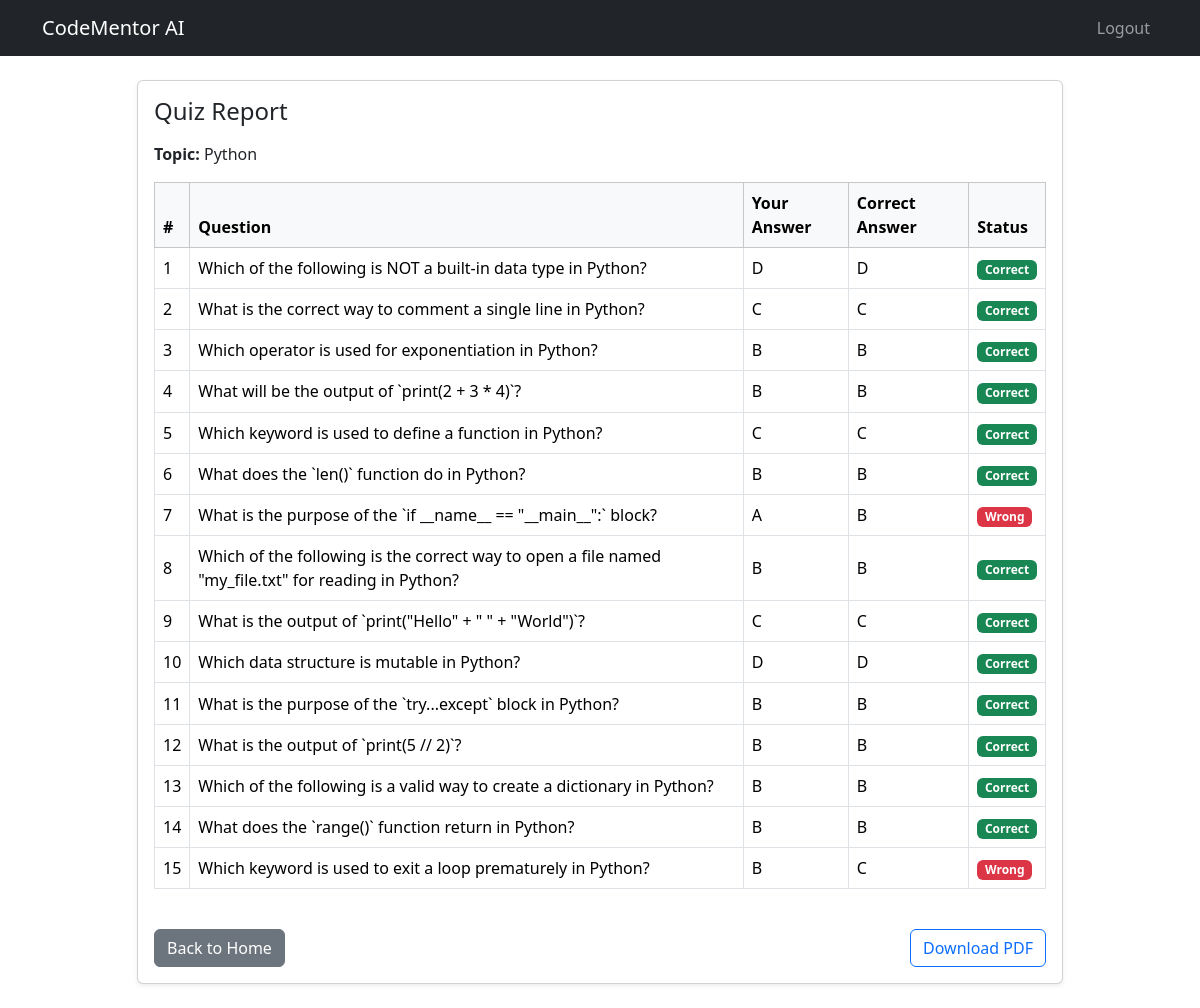
The app's page /report?quiz_id=1751600307 (signed in) with its own data.
### tables this page shows
CREATE TABLE results (
            id INTEGER PRIMARY KEY,
            user_id INTEGER,
            topic TEXT,
            question TEXT,
            user_answer TEXT,
            correct_answer TEXT,
            is_correct INTEGER,
            quiz_id INTEGER
        , quiz_group INTEGER);

### app.py (the view)
@app.route("/report")
@login_required
def report():
    quiz_id = request.args.get("quiz_id")
    if not quiz_id:
        flash("Invalid quiz report.", "warning")
        return redirect(url_for("index"))
    conn = sqlite3.connect('progress.db')
    c = conn.cursor()
    c.execute("""
        SELECT topic, question, user_answer, correct_answer, is_correct
        FROM results
        WHERE user_id = ? AND quiz_id = ?
    """, (current_user.id, quiz_id))
    data = c.fetchall()
    conn.close()
    return render_template("report.html", data=data, quiz_id=quiz_id)

### app.py (called while the page is built)
@login_manager.user_loader
def load_user(user_id):
    conn = sqlite3.connect('progress.db')
    c = conn.cursor()
    c.execute("SELECT id, username FROM users WHERE id = ?", (user_id,))
    user = c.fetchone()
    conn.close()
    if user:
        return User(user[0], user[1])
    return None

### templates/report.html (shortened to what this page needs)
{% extends "layout.html" %}
{% block content %}
<div class="row justify-content-center">
    <div class="col-md-10">
        <div class="card shadow-sm mb-4">
            <div class="card-body">
                <h4 class="card-title mb-3">Quiz Report</h4>
                {% if data %}
                    <p><strong>Topic:</strong> {{ data[0][0] }}</p>
                    <div class="table-responsive">
                        <table class="table table-bordered align-middle">
                            <thead class="table-light">
                                <tr>
                                    <th>#</th>
                                    <th>Question</th>
                                    <th>Your Answer</th>
                                    <th>Correct Answer</th>
                                    <th>Status</th>
                                </tr>
                            </thead>
                            <tbody>
                                {% for row in data %}
                                    <tr>
                                        <td>{{ loop.index }}</td>
                                        <td>{{ row[1] }}</td>
                                        <td>{{ row[2] }}</td>
                                        <td>{{ row[3] }}</td>
                                        <td>
                                            {% if row[4] %}
                                                <span class="badge bg-success">Correct</span>
                                            {% else %}
                                                <span class="badge bg-danger">Wrong</span>
                                            {% endif %}
                                        </td>
                                    </tr>
                                {% endfor %}
                            </tbody>
                        </table>
                    </div>
                    <div class="mt-4 d-flex justify-content-between">
                        <a href="{{ url_for('index') }}" class="btn btn-secondary">Back to Home</a>
                        <a href="{{ url_for('download_pdf') }}?quiz_id={{ quiz_id }}" class="btn btn-outline-primary">Download PDF</a>
                    </div>
                {% else %}
                    <div class="alert alert-info">
                        Report not found or no results for this quiz.
                    </div>
                    <a href="{{ url_for('index') }}" class="btn btn-secondary">Back to Home</a>
                {% endif %}
            </div>
        </div>
    </div>
</div>
{% endblock %}

### records on screen
results: topic "Python", question "Which of the following is NOT a built-in data type in Python?", user_answer "D", correct_answer "D", is_correct "Correct"
results: question "What is the correct way to comment a single line in Python?", user_answer "C", correct_answer "C", is_correct "Correct"
results: question "Which operator is used for exponentiation in Python?", user_answer "B", correct_answer "B", is_correct "Correct"
results: question "What will be the output of `print(2 + 3 * 4)`?", user_answer "B", correct_answer "B", is_correct "Correct"
results: question "Which keyword is used to define a function in Python?", user_answer "C", correct_answer "C", is_correct "Correct"
results: question "What does the `len()` function do in Python?", user_answer "B", correct_answer "B", is_correct "Correct"
results: question "What is the purpose of the `if __name__ == \"__main__\":` block?", user_answer "A", correct_answer "B", is_correct "Wrong"
results: question "Which of the following is the correct way to open a file named \"my_file.txt\" for reading in Python?", user_answer "B", correct_answer "B", is_correct "Correct"
results: question "What is the output of `print(\"Hello\" + \" \" + \"World\")`?", user_answer "C", correct_answer "C", is_correct "Correct"
results: question "Which data structure is mutable in Python?", user_answer "D", correct_answer "D", is_correct "Correct"
results: question "What is the purpose of the `try...except` block in Python?", user_answer "B", correct_answer "B", is_correct "Correct"
results: question "What is the output of `print(5 // 2)`?", user_answer "B", correct_answer "B", is_correct "Correct"
results: question "Which of the following is a valid way to create a dictionary in Python?", user_answer "B", correct_answer "B", is_correct "Correct"
results: question "What does the `range()` function return in Python?", user_answer "B", correct_answer "B", is_correct "Correct"
results: question "Which keyword is used to exit a loop prematurely in Python?", user_answer "B", correct_answer "C", is_correct "Wrong"
